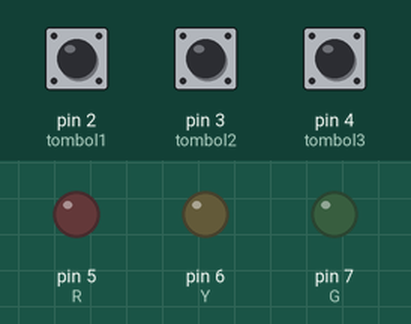
Simulated run of this sketch. Board: Arduino Uno, built with avr-gcc and run on an emulated ATmega328P. Shown: output pins drawn as LEDs (lit = HIGH). Dashed ring = blinking. The inputs (shaded band) are chosen by the test bench; at power-on: pin 2 (tombol1) LOW, pin 3 (tombol2) LOW, pin 4 (tombol3) LOW.

Above: at 1.2 s.
1.3 s: pin 2 (tombol1) pulled HIGH for 1 s
At 2.6 s:
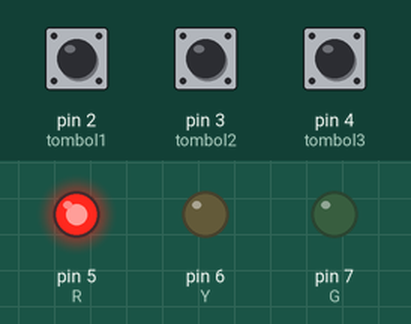
3.8 s: pin 3 (tombol2) pulled HIGH for 3.2 s
At 3.9 s:
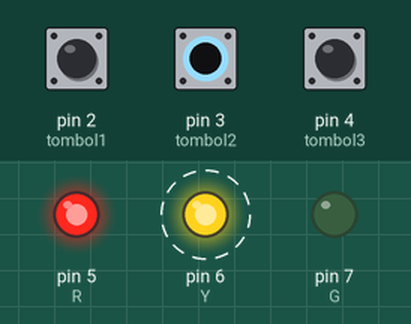
8.5 s: pin 4 (tombol3) pulled HIGH for 0.15 s
At 9.7 s:
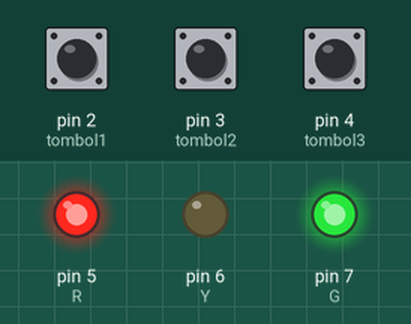
10.1 s: pin 2 (tombol1) pulled HIGH for 0.15 s
At 11.1 s:
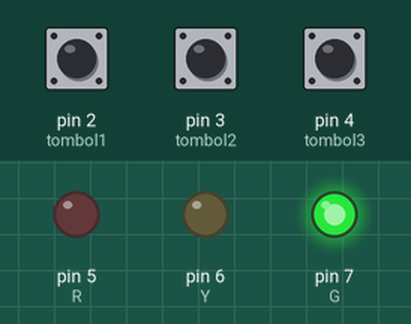
11.7 s: pin 3 (tombol2) pulled HIGH for 0.15 s
At 12.3 s:
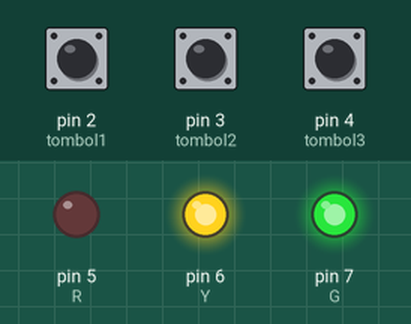
13.3 s: pin 4 (tombol3) pulled HIGH for 1 s
At 15.4 s:
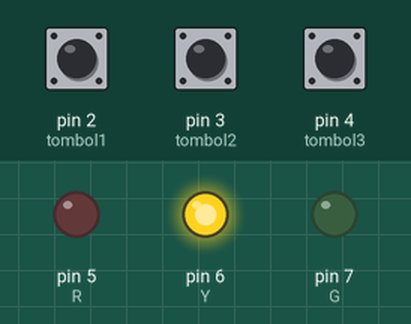
Timing chart, 0 to 16.8 s (numbered marks = the images above; inputs shaded):
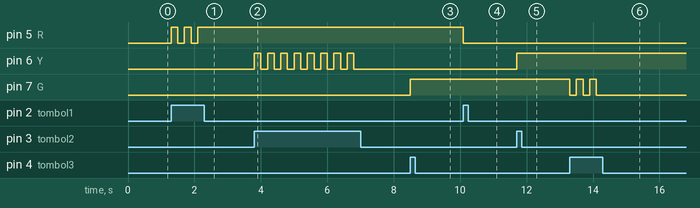

Measured:
- after the input at 1.3 s, pin 5 (R): alternates HIGH for 0.20 s and LOW for 0.20 s, 5 changes in all, then stays HIGH, starting at once
- after the input at 3.8 s, pin 6 (Y): alternates HIGH for 0.20 s and LOW for 0.20 s, 16 changes in all, then stays LOW, starting at once
- after the input at 8.5 s, pin 7 (G): LOW → HIGH at once
- after the input at 10.1 s, pin 5 (R): HIGH → LOW at once
- after the input at 11.7 s, pin 6 (Y): LOW → HIGH at once
- after the input at 13.3 s, pin 7 (G): alternates HIGH for 0.20 s and LOW for 0.20 s, 5 changes in all, then stays LOW, starting at once

The sketch:

1.ButtonKunci.ino
```cpp
int tombol1=2,R=5,tombol2=3,tombol3=4,Y=6,G=7;

void setup() {
  // put your setup code here, to run once:
  Serial.begin(9600);
  pinMode(tombol1,INPUT);
  pinMode(tombol2,INPUT);
  pinMode(tombol3,INPUT);
  pinMode(R,OUTPUT);
  pinMode(Y,OUTPUT);
  pinMode(G,OUTPUT);
}

void loop() {
  // put your main code here, to run repeatedly:
int bacaTombol1=digitalRead(tombol1);
int bacaTombol2=digitalRead(tombol2);
int bacaTombol3=digitalRead(tombol3);
int lampu1=digitalRead(R);
int lampu2=digitalRead(Y);
int lampu3=digitalRead(G);

if (bacaTombol1==1 and lampu1==0)
{
  digitalWrite(R,HIGH);
  delay(200);
}
if (bacaTombol1==1 and lampu1==1)
{
  digitalWrite(R,LOW);
  delay(200);
}
if (bacaTombol2==1 and lampu2==0)
{
  digitalWrite(Y,HIGH);
  delay(200);
}
if (bacaTombol2==1 and lampu2==1)
{
  digitalWrite(Y,LOW);
  delay(200);
}
if (bacaTombol3==1 and lampu3==0)
{
  digitalWrite(G,HIGH);
  delay(200);
}
if (bacaTombol3==1 and lampu3==1)
{
  digitalWrite(G,LOW);
  delay(200);
}
else{}
}
```
